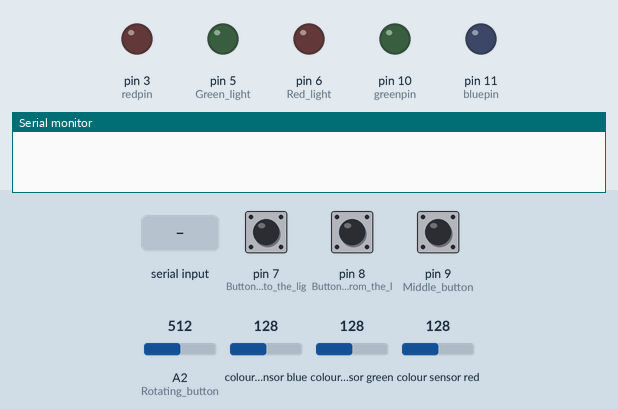
Recording of a sketch running on a simulated Arduino Uno, built with avr-gcc and run on an emulated ATmega328P. On the bench: output pins drawn as LEDs (lit = HIGH), the last lines printed to the serial monitor. The inputs (shaded band) are chosen by the test bench; at power-on: pin 7 (Button_closest_to_the_lig) HIGH, A2 (Rotating_button) = 512, pin 8 (Button_fartest_from_the_l) HIGH, pin 9 (Middle_button) HIGH, colour sensor blue 128, colour sensor green 128, colour sensor red 128.

Above: at 1.2 s.
1.3 s: pin 7 (Button_closest_to_the_lig) pulled LOW for 1 s
At 2.5 s:
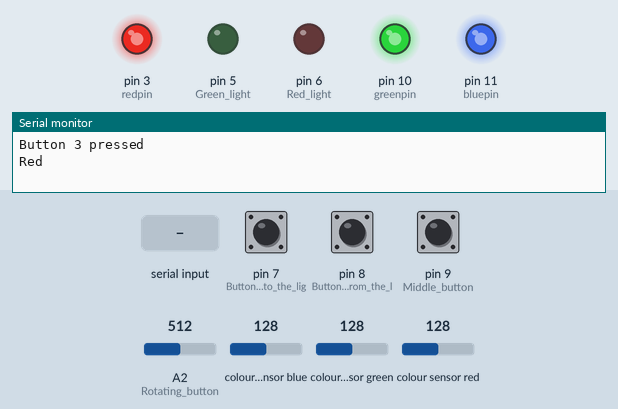
3.8 s: "win" received over Serial
At 5.6 s:
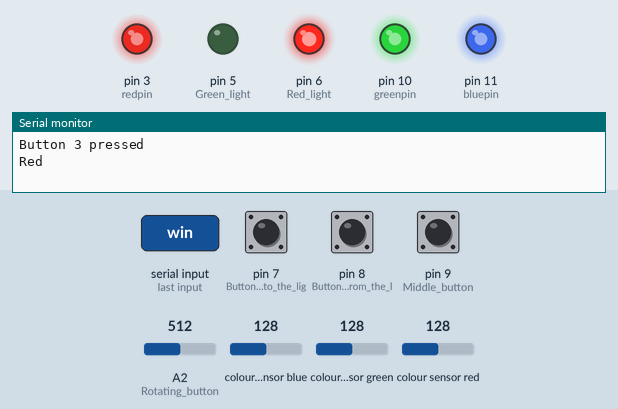
7.3 s: "lose" received over Serial
At 9.1 s:
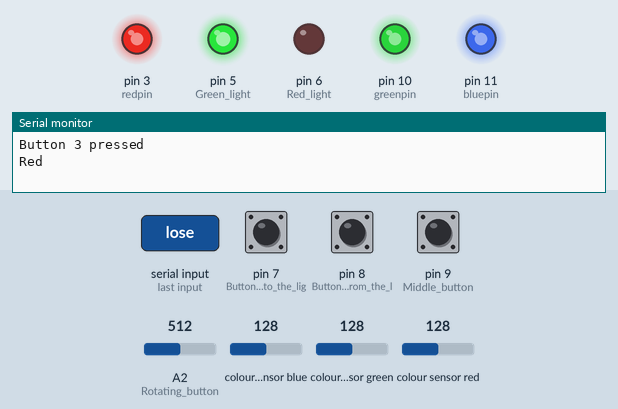
10.8 s: A2 (Rotating_button) set to 218
12.3 s: A2 (Rotating_button) set to 203
Timing chart, 0 to 15.3 s (numbered marks = the images above; inputs shaded):
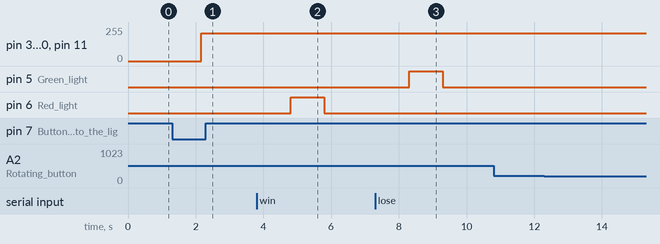

The sketch:

1stfile.ino
```cpp
#include "Adafruit_TCS34725.h"
#define redpin 3
#define greenpin 10
#define bluepin 11
#define commonAnode true
byte gammatable[256];
Adafruit_TCS34725 tcs = Adafruit_TCS34725(TCS34725_INTEGRATIONTIME_50MS, TCS34725_GAIN_4X);


void setup() {
  // put your setup code here, to run once:
  Serial.begin(9600);
  pinMode(7,INPUT_PULLUP);//Button closest to the lights
  pinMode(A2,INPUT_PULLUP);//Rotating button
  pinMode(9,INPUT_PULLUP);//Middle button
  pinMode(8,INPUT_PULLUP);//Button fartest from the lights
  pinMode(6,OUTPUT);//Red light
  pinMode(5,OUTPUT);//Green light

  pinMode(redpin, OUTPUT);
  pinMode(greenpin, OUTPUT);
  pinMode(bluepin, OUTPUT);

}

void loop() {
  // put your main code here, to run repeatedly:

  if (digitalRead(7)==LOW){
    Serial.println("Button 3 pressed");
    Serial.flush();
    if (tcs.begin()) {

    } else {
      Serial.println("No TCS34725 found ... check your connections");
      while (1);
    }

    for (int i = 0; i < 256; i++) {
      float x = i;
      x /= 255;
      x = pow(x, 2.5);
      x *= 255;
      if (commonAnode) {
        gammatable[i] = 255 - x;
      } else {
        gammatable[i] = x;
      }

    }

    float red, green, blue;
    tcs.setInterrupt(false);  // turn on LED

    tcs.getRGB(&red, &green, &blue);
    tcs.setInterrupt(true);  // turn off LED

    //Serial.print("R:\t"); Serial.print(int(red));
    //Serial.print("\tG:\t"); Serial.print(int(green));
    //Serial.print("\tB:\t"); Serial.print(int(blue));

    if (red<120 and red>100 and green<100 and blue<100){
      Serial.println("Black");
    }else if (red<100 and green<100 and blue<100){
      Serial.println("White");
    }else if(red>120){
      Serial.println("Red");
    } else if (green>100){
      Serial.println("Green");
    } else if (blue>100){
      Serial.println("Blue");
    }

    analogWrite(redpin, gammatable[(int)red]);
    analogWrite(greenpin, gammatable[(int)green]);
    analogWrite(bluepin, gammatable[(int)blue]);

  }else if (digitalRead(8)==LOW){
    Serial.println("Button 1 pressed");


  }else if (digitalRead(9)==LOW){
    Serial.println("Button 2 pressed");


  } else if (digitalRead(8)==LOW and digitalRead(9)==LOW){
    Serial.println("Both buttons pressed");
  }

  String unity= Serial.readString();

  if (unity=="win"){
    digitalWrite(6,1);
  } else if (unity=="lose"){
    digitalWrite(5,1);
  } else{
    digitalWrite(5,0);
    digitalWrite(6,0);
  }

  int value=analogRead(A2);
  value=map(value,0,208,0,100);
    if (value==100){
      Serial.println(100);
    } else if(value<100 and value>90){
      Serial.println(90);
    } else if(value<90 and value>80){
      Serial.println(80);
    } else if(value<80 and value>70){
      Serial.println(70);
    } else if(value<70 and value>60){
      Serial.println(60);
    } else if(value<60 and value>50){
      Serial.println(50);
    } else if(value<50 and value>40){
      Serial.println(40);
    } else if(value<40 and value>30){
      Serial.println(30);
    } else if(value<30 and value>20){
      Serial.println(20);
    } else if(value<20 and value>10){
      Serial.println(10);
    } else if(value<10 and value>0){
      Serial.println(01);
    } else if(value==0){
      Serial.println(0);
    }

}
```

Measured:
- after the input at 1.3 s, pin 3 (redpin), pin 10 (greenpin), pin 11 (bluepin): 0/255 → 209/255 after 0.87 s
- after the input at 3.8 s, pin 6 (Red_light): LOW → HIGH after 1.0 s, → LOW 1.0 s later
- after the input at 7.3 s, pin 5 (Green_light): LOW → HIGH after 1.0 s, → LOW 1.0 s later
- after the input at 10.8 s, every drawn part: stays the same
